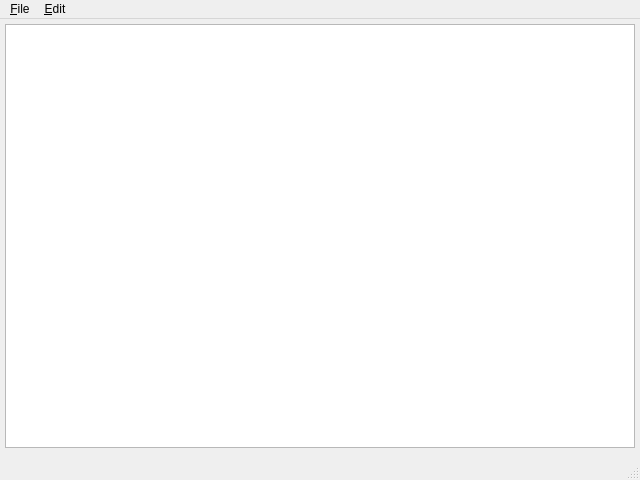
<?xml version="1.0" encoding="UTF-8"?>
<ui version="4.0">
<comment> Copyright (C) 2019 - 2021 by Pedro Mendes, Rector and Visitors of the </comment>
<comment> University of Virginia, University of Heidelberg, and University </comment>
<comment> of Connecticut School of Medicine. </comment>
<comment> All rights reserved. </comment>

<comment> Copyright (C) 2017 - 2018 by Pedro Mendes, Virginia Tech Intellectual </comment>
<comment> Properties, Inc., University of Heidelberg, and University of </comment>
<comment> of Connecticut School of Medicine. </comment>
<comment> All rights reserved. </comment>

<comment> Copyright (C) 2013 - 2016 by Pedro Mendes, Virginia Tech Intellectual </comment>
<comment> Properties, Inc., University of Heidelberg, and The University </comment>
<comment> of Manchester. </comment>
<comment> All rights reserved. </comment>


 <class>CQAnimationWindow</class>
 <widget class="QMainWindow" name="CQAnimationWindow">
  <property name="geometry">
   <rect>
    <x>0</x>
    <y>0</y>
    <width>640</width>
    <height>480</height>
   </rect>
  </property>
  <property name="windowTitle">
   <string>COPASI Visualization</string>
  </property>
  <widget class="QWidget" name="centralwidget">
   <layout class="QGridLayout" name="gridLayout">
    <property name="margin">
     <number>5</number>
    </property>
    <property name="spacing">
     <number>5</number>
    </property>
    <item row="0" column="0">
     <widget class="CQLayoutView" name="graphicsView">
      <property name="minimumSize">
       <size>
        <width>320</width>
        <height>240</height>
       </size>
      </property>
      <property name="renderHints">
       <set>QPainter::Antialiasing|QPainter::SmoothPixmapTransform|QPainter::TextAntialiasing</set>
      </property>
      <property name="dragMode">
       <enum>QGraphicsView::ScrollHandDrag</enum>
      </property>
     </widget>
    </item>
    <item row="1" column="0">
     <widget class="CQAnimationControls" name="mpControls" native="true"/>
    </item>
   </layout>
  </widget>
  <widget class="QMenuBar" name="menubar">
   <property name="geometry">
    <rect>
     <x>0</x>
     <y>0</y>
     <width>640</width>
     <height>21</height>
    </rect>
   </property>
   <widget class="QMenu" name="menu_File">
    <property name="title">
     <string>&amp;File</string>
    </property>
    <addaction name="actionView_Time_Course"/>
    <addaction name="actionView_Elementary_Modes"/>
    <addaction name="actionView_Conserved_Species"/>
    <addaction name="actionView_Custom_Time_Course"/>
    <addaction name="separator"/>
    <addaction name="actionExport"/>
    <addaction name="separator"/>
    <addaction name="actionClose"/>
   </widget>
   <widget class="QMenu" name="menu_Edit">
    <property name="title">
     <string>&amp;Edit</string>
    </property>
    <addaction name="actionRandomize_Layout"/>
    <addaction name="actionRandomize_LayoutInBounds"/>
    <addaction name="actionAuto_Layout"/>
    <addaction name="separator"/>
    <addaction name="action_Settings"/>
   </widget>
   <addaction name="menu_File"/>
   <addaction name="menu_Edit"/>
  </widget>
  <widget class="QStatusBar" name="statusbar"/>
  <action name="action">
   <property name="text">
    <string>-</string>
   </property>
  </action>
  <action name="actionExport">
   <property name="text">
    <string>Export Image</string>
   </property>
   <property name="shortcut">
    <string>Ctrl+E</string>
   </property>
  </action>
  <action name="actionClose">
   <property name="text">
    <string>Close</string>
   </property>
   <property name="shortcut">
    <string>Ctrl+W</string>
   </property>
  </action>
  <action name="action_Settings">
   <property name="text">
    <string>&amp;Settings</string>
   </property>
  </action>
  <action name="actionView_Conserved_Species">
   <property name="text">
    <string>View Conserved Species</string>
   </property>
  </action>
  <action name="actionView_Elementary_Modes">
   <property name="text">
    <string>View Elementary Modes</string>
   </property>
  </action>
  <action name="actionView_Time_Course">
   <property name="text">
    <string>View Time Course</string>
   </property>
  </action>
  <action name="actionView_Custom_Time_Course">
    <property name="text">
     <string>View Custom Time Course</string>
    </property>
   </action>
  <action name="actionRandomize_Layout">
   <property name="text">
    <string>Randomize Layout</string>
   </property>
  </action>
<action name="actionRandomize_LayoutInBounds">
 <property name="text">
  <string>Randomize Layout in Bounds</string>
 </property>
</action>
  <action name="actionAuto_Layout">
   <property name="checkable">
    <bool>true</bool>
   </property>
   <property name="text">
    <string>Auto Layout</string>
   </property>
  </action>
 </widget>
 <customwidgets>
  <customwidget>
   <class>CQLayoutView</class>
   <extends>QGraphicsView</extends>
   <header location="global">copasi/qlayout/CQLayoutView.h</header>
   <slots>
    <slot>slotSaveToFile(QString)</slot>
   </slots>
  </customwidget>
  <customwidget>
   <class>CQAnimationControls</class>
   <extends>QWidget</extends>
   <header location="global">copasi/qlayout/CQAnimationControls.h</header>
   <container>1</container>
   <slots>
    <signal>showStep(int)</signal>
   </slots>
  </customwidget>
 </customwidgets>
 <resources/>
 <connections>
  <connection>
   <sender>mpControls</sender>
   <signal>showStep(int)</signal>
   <receiver>CQAnimationWindow</receiver>
   <slot>slotShowStep(int)</slot>
   <hints>
    <hint type="sourcelabel">
     <x>319</x>
     <y>449</y>
    </hint>
    <hint type="destinationlabel">
     <x>319</x>
     <y>239</y>
    </hint>
   </hints>
  </connection>
  <connection>
   <sender>actionClose</sender>
   <signal>triggered()</signal>
   <receiver>CQAnimationWindow</receiver>
   <slot>close()</slot>
   <hints>
    <hint type="sourcelabel">
     <x>-1</x>
     <y>-1</y>
    </hint>
    <hint type="destinationlabel">
     <x>319</x>
     <y>239</y>
    </hint>
   </hints>
  </connection>
  <connection>
   <sender>actionExport</sender>
   <signal>triggered()</signal>
   <receiver>CQAnimationWindow</receiver>
   <slot>slotExportImage()</slot>
   <hints>
    <hint type="sourcelabel">
     <x>-1</x>
     <y>-1</y>
    </hint>
    <hint type="destinationlabel">
     <x>319</x>
     <y>239</y>
    </hint>
   </hints>
  </connection>
  <connection>
   <sender>action_Settings</sender>
   <signal>triggered()</signal>
   <receiver>CQAnimationWindow</receiver>
   <slot>slotEditSettings()</slot>
   <hints>
    <hint type="sourcelabel">
     <x>-1</x>
     <y>-1</y>
    </hint>
    <hint type="destinationlabel">
     <x>319</x>
     <y>239</y>
    </hint>
   </hints>
  </connection>
  <connection>
   <sender>actionView_Conserved_Species</sender>
   <signal>triggered()</signal>
   <receiver>CQAnimationWindow</receiver>
   <slot>slotSwitchAnimation()</slot>
   <hints>
    <hint type="sourcelabel">
     <x>-1</x>
     <y>-1</y>
    </hint>
    <hint type="destinationlabel">
     <x>319</x>
     <y>239</y>
    </hint>
   </hints>
  </connection>
  <connection>
    <sender>actionView_Custom_Time_Course</sender>
    <signal>triggered()</signal>
    <receiver>CQAnimationWindow</receiver>
    <slot>slotSwitchAnimation()</slot>
    <hints>
     <hint type="sourcelabel">
      <x>-1</x>
      <y>-1</y>
     </hint>
     <hint type="destinationlabel">
      <x>319</x>
      <y>239</y>
     </hint>
    </hints>
   </connection>
   <connection>
   <sender>actionView_Elementary_Modes</sender>
   <signal>triggered()</signal>
   <receiver>CQAnimationWindow</receiver>
   <slot>slotSwitchAnimation()</slot>
   <hints>
    <hint type="sourcelabel">
     <x>-1</x>
     <y>-1</y>
    </hint>
    <hint type="destinationlabel">
     <x>319</x>
     <y>239</y>
    </hint>
   </hints>
  </connection>
  <connection>
   <sender>actionView_Time_Course</sender>
   <signal>triggered()</signal>
   <receiver>CQAnimationWindow</receiver>
   <slot>slotSwitchAnimation()</slot>
   <hints>
    <hint type="sourcelabel">
     <x>-1</x>
     <y>-1</y>
    </hint>
    <hint type="destinationlabel">
     <x>319</x>
     <y>239</y>
    </hint>
   </hints>
  </connection>
  <connection>
   <sender>actionAuto_Layout</sender>
   <signal>triggered()</signal>
   <receiver>CQAnimationWindow</receiver>
   <slot>slotAutoLayout()</slot>
   <hints>
    <hint type="sourcelabel">
     <x>-1</x>
     <y>-1</y>
    </hint>
    <hint type="destinationlabel">
     <x>319</x>
     <y>239</y>
    </hint>
   </hints>
  </connection>
  <connection>
   <sender>actionRandomize_Layout</sender>
   <signal>triggered()</signal>
   <receiver>CQAnimationWindow</receiver>
   <slot>slotRandomizeLayout()</slot>
   <hints>
    <hint type="sourcelabel">
     <x>-1</x>
     <y>-1</y>
    </hint>
    <hint type="destinationlabel">
     <x>319</x>
     <y>239</y>
    </hint>
   </hints>
  </connection>
<connection>
 <sender>actionRandomize_LayoutInBounds</sender>
 <signal>triggered()</signal>
 <receiver>CQAnimationWindow</receiver>
 <slot>slotRandomizeLayoutInBounds()</slot>
 <hints>
  <hint type="sourcelabel">
   <x>-1</x>
   <y>-1</y>
  </hint>
  <hint type="destinationlabel">
   <x>319</x>
   <y>239</y>
  </hint>
 </hints>
</connection>
 </connections>
 <slots>
  <slot>slotShowStep(int)</slot>
  <slot>slotExportImage()</slot>
  <slot>slotEditSettings()</slot>
  <slot>slotSwitchAnimation()</slot>
  <slot>slotRandomizeLayout()</slot>
  <slot>slotRandomizeLayoutInBounds()</slot>
  <slot>slotAutoLayout()</slot>
 </slots>
</ui>
